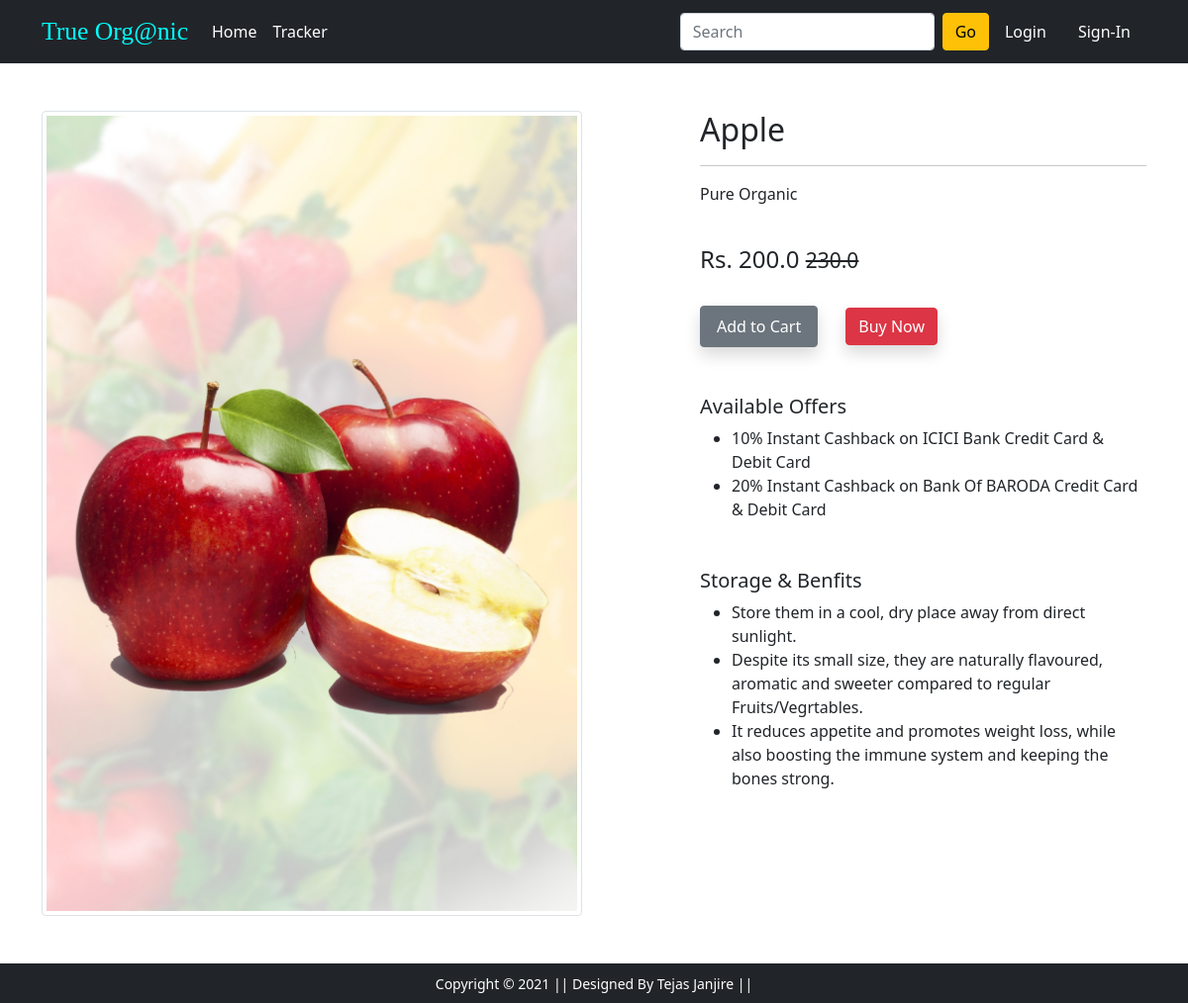
Page /product-detail/22/ on the committed database.
### app/models.py (models this page shows, shortened)
class Product(models.Model):
 title = models.CharField(max_length=100)
 selling_price = models.FloatField()
 discounted_price = models.FloatField()
 description = models.TextField()
 brand = models.CharField(max_length=100)
 category = models.CharField( choices=CATEGORY_CHOICES, max_length=2)
 product_image = models.ImageField(upload_to='productimg')

### app/views.py (the view)
# urls.py: path('product-detail/<int:pk>/', views.ProductDetailView.as_view(), name='product-detail'),
class ProductDetailView(View):
	def get(self, request, pk):
		totalitem = 0
		product = Product.objects.get(pk=pk)
		print(product.id)
		item_already_in_cart=False
		if request.user.is_authenticated:
			totalitem = len(Cart.objects.filter(user=request.user))
			item_already_in_cart = Cart.objects.filter(Q(product=product.id) & Q(user=request.user)).exists()
		return render(request, 'app/productdetail.html', {'product':product, 'item_already_in_cart':item_already_in_cart, 'totalitem':totalitem})

### app/templates/app/productdetail.html (shortened to what this page needs)
{% extends 'app/base.html' %}
{% load static %}
{% block main-content %}
<div class="container my-5">
 <div class="row">
  <div class="col-sm-6 text-center align-self-center">
   <img src="{{product.product_image.url}}" alt="" class="img-fluid img-thumbnail">
  </div>
  <div class="col-sm-5 offset-sm-1">
   <h2>{{product.title}}</h2>
   <hr>
   <p>{{product.description}}</p> <br>
   <h4>Rs. {{product.discounted_price}} <small class="fw-light text-decoration-line-through">{{product.selling_price}}</small></h4> <br>
   {% if not request.user.is_authenticated %}
     <form action="/add-to-cart" class="d-inline">
      <button type="submit" class="btn btn-secondary shadow px-3 py-2">Add to Cart</button>
     </form>
   {% endif %}
   <a href="{% url 'checkout' %}" class="btn btn-danger shadow px-53py-2 ms-4">Buy Now</a>
   <h5 class="mt-5">Available Offers</h5>
   <ul>
    <li>10% Instant Cashback on ICICI Bank Credit Card & Debit Card</li>
    <li>20% Instant Cashback on  Bank Of BARODA Credit Card & Debit Card</li>
    </ul>
    <h5 class="mt-5">Storage & Benfits</h5>
    <ul>
    <li>Store them in a cool, dry place away from direct sunlight.</li>
    <li>Despite its small size, they are naturally flavoured, aromatic and sweeter compared to regular Fruits/Vegrtables. </li>
    <li>It reduces appetite and promotes weight loss, while also boosting the immune system and keeping the bones strong.</li>
   </ul>
  </div>
 </div>
</div>
{% endblock main-content %}

### rows in the picture
Product: product_image (picture), title "Apple", description "Pure Organic", discounted_price "200.0", selling_price "230.0"
